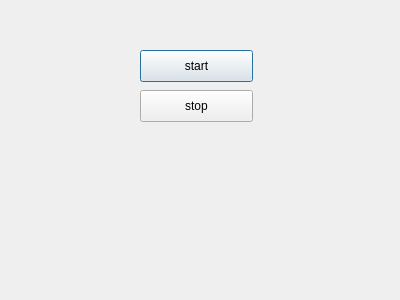
<?xml version="1.0" encoding="UTF-8"?>
<ui version="4.0">
 <class>Dialog</class>
 <widget class="QDialog" name="Dialog">
  <property name="geometry">
   <rect>
    <x>0</x>
    <y>0</y>
    <width>400</width>
    <height>300</height>
   </rect>
  </property>
  <property name="windowTitle">
   <string>Dialog</string>
  </property>
  <widget class="QPushButton" name="startButton">
   <property name="geometry">
    <rect>
     <x>140</x>
     <y>50</y>
     <width>113</width>
     <height>32</height>
    </rect>
   </property>
   <property name="text">
    <string>start</string>
   </property>
  </widget>
  <widget class="QPushButton" name="stopButton">
   <property name="geometry">
    <rect>
     <x>140</x>
     <y>90</y>
     <width>113</width>
     <height>32</height>
    </rect>
   </property>
   <property name="text">
    <string>stop</string>
   </property>
  </widget>
 </widget>
 <resources/>
 <connections/>
</ui>
